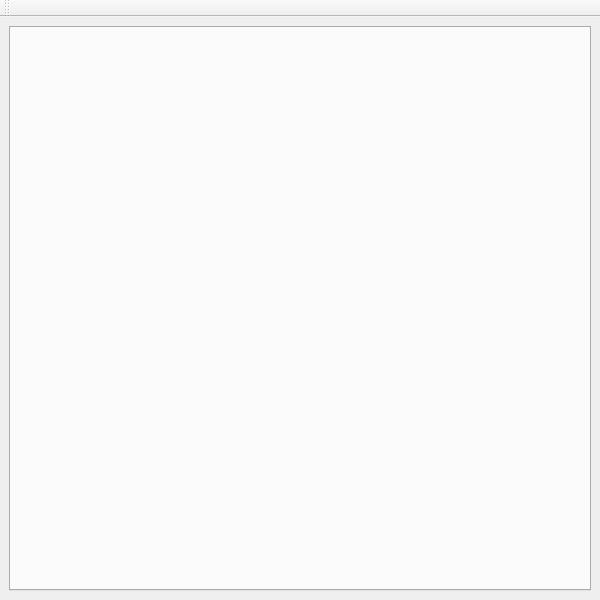
<?xml version="1.0" encoding="UTF-8"?>
<ui version="4.0">
 <class>MainWindow</class>
 <widget class="QMainWindow" name="MainWindow">
  <property name="geometry">
   <rect>
    <x>0</x>
    <y>0</y>
    <width>600</width>
    <height>600</height>
   </rect>
  </property>
  <property name="windowTitle">
   <string>MainWindow</string>
  </property>
  <widget class="QWidget" name="centralwidget">
   <layout class="QVBoxLayout" name="verticalLayout">
    <item>
     <widget class="QTabWidget" name="tabWidget">
      <property name="styleSheet">
       <string notr="true">
/* Stil für die einzelnen Tabs */
QTabBar::tab {
    background: #E0EEEE; /* Hellblauer Hintergrund */
    border: 1px solid #C4C4C3; /* Leichter Rand um die Tabs */
    border-bottom-color: #5CACEE; /* Farbe der unteren Linie, wenn nicht ausgewählt */
    border-top-left-radius: 4px; /* Abgerundete obere linke Ecke */
    border-top-right-radius: 4px; /* Abgerundete obere rechte Ecke */
    padding: 8px; /* Innerer Abstand für Text und Komfort */
    min-width: 100px; /* Mindestbreite jedes Tabs */
	
	font: 10pt &quot;MS Shell Dlg 2&quot;;
}

/* Stil für den ausgewählten Tab */
QTabBar::tab:selected {
    background: #FFFFFF; /* Weißer Hintergrund für den ausgewählten Tab */
    border-color: #5CACEE; /* Blauer Rand */
    border-bottom-color: white; /* Weiße untere Linie, um Verschmelzung zu simulieren */
}

/* Stil für Tabs beim Hover */
QTabBar::tab:hover {
    background: #B0E2FF; /* Hellblau, wenn mit der Maus über einen Tab gefahren wird */
}

/* Stil für nicht ausgewählte Tabs, um sie visuell etwas abzusenken */
QTabBar::tab:!selected {
    margin-top: 2px; /* leicht nach unten versetzt */
}
</string>
      </property>
      <property name="currentIndex">
       <number>-1</number>
      </property>
     </widget>
    </item>
   </layout>
  </widget>
  <widget class="QToolBar" name="toolBar">
   <property name="windowTitle">
    <string>toolBar</string>
   </property>
   <attribute name="toolBarArea">
    <enum>TopToolBarArea</enum>
   </attribute>
   <attribute name="toolBarBreak">
    <bool>false</bool>
   </attribute>
  </widget>
 </widget>
 <resources/>
 <connections/>
</ui>
